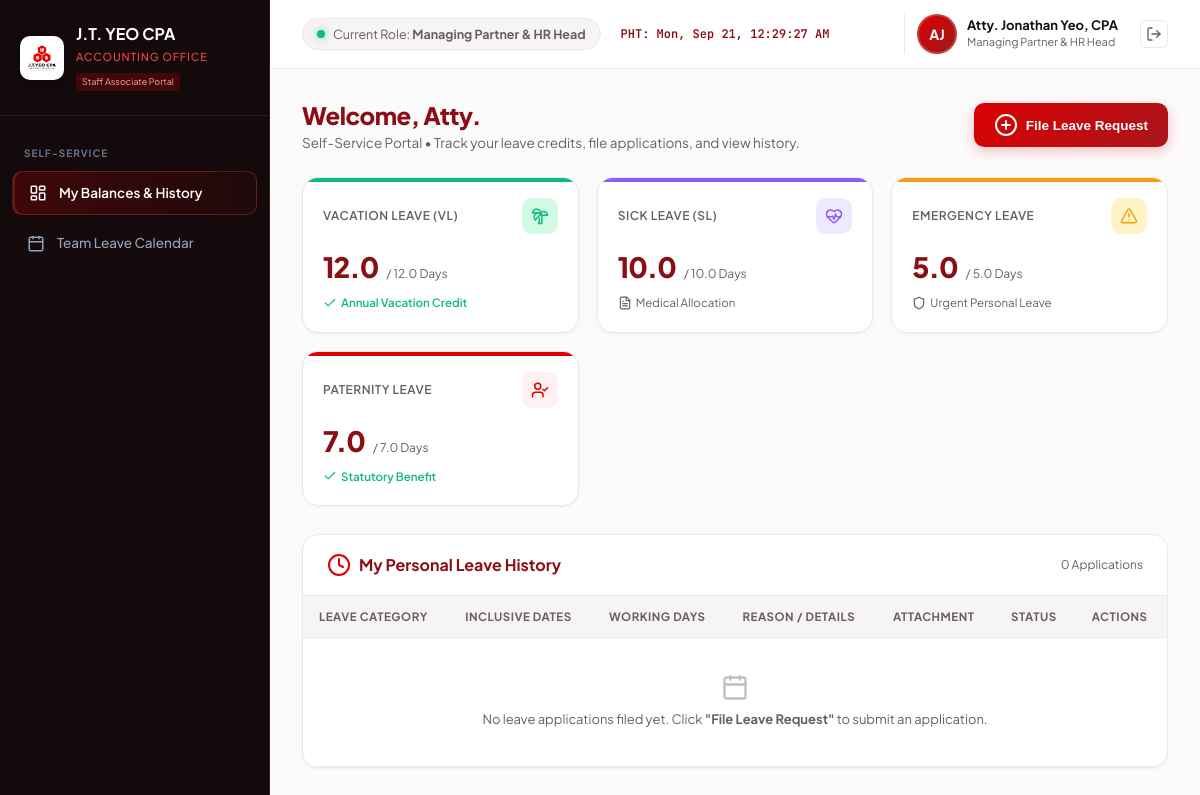
Screenshot of /staff_dashboard.php (signed in) with the database file from the repository.
### tables this page shows
CREATE TABLE leave_balances (
            id INTEGER PRIMARY KEY AUTOINCREMENT,
            user_id INTEGER NOT NULL,
            sil_balance REAL DEFAULT 5.0, -- DOLE 5-day Service Incentive Leave
            vl_balance REAL DEFAULT 12.0, -- Vacation Leave
            sl_balance REAL DEFAULT 10.0, -- Sick Leave
            solo_parent_balance REAL DEFAULT 7.0,
            updated_at DATETIME DEFAULT CURRENT_TIMESTAMP, emergency_balance REAL DEFAULT 5.0, bereavement_balance REAL DEFAULT 3.0, maternity_balance REAL DEFAULT 105.0, paternity_balance REAL DEFAULT 7.0, special_women_balance REAL DEFAULT 60.0,
            FOREIGN KEY (user_id) REFERENCES users(id) ON DELETE CASCADE
        );

### auth.php (called while the page is built, shortened)
<?php
require_once __DIR__ . '/config/db.php';
function getCurrentUser() {
    global $pdo;
    $stmt = $pdo->prepare("
        SELECT u.*, b.vl_balance, b.sl_balance, b.emergency_balance, b.bereavement_balance,
               b.solo_parent_balance, b.maternity_balance, b.paternity_balance, b.special_women_balance
        FROM users u
        LEFT JOIN leave_balances b ON u.id = b.user_id
        WHERE u.id = ?
    ");
    $stmt->execute([$_SESSION['user_id']]);
    $user = $stmt->fetch();
    return $user;
}

### staff_dashboard.php (the view, shortened to what this page needs)
<?php
require_once __DIR__ . '/auth.php';
$user = getCurrentUser();
$userGender = $user['gender'] ?? 'Female';
$stmt = $pdo->prepare("SELECT * FROM leave_balances WHERE user_id = ?");
$stmt->execute([$user['id']]);
$balances = $stmt->fetch() ?: [];
$vlBalance = (float)($balances['vl_balance'] ?? 12.0);
$slBalance = (float)($balances['sl_balance'] ?? 10.0);
$emBalance = (float)($balances['emergency_balance'] ?? 5.0);
$matBalance = (float)($balances['maternity_balance'] ?? 105.0);
$patBalance = (float)($balances['paternity_balance'] ?? 7.0);
$leaveReqStmt = $pdo->prepare("
    SELECT r.*, u.name as employee_name, u.title, u.avatar_path, u.avatar_initials
    FROM leave_requests r
    JOIN users u ON r.user_id = u.id
    WHERE r.user_id = ?
    ORDER BY r.created_at DESC
");
$leaveReqStmt->execute([$user['id']]);
$leaveRequests = $leaveReqStmt->fetchAll();
?>
<!DOCTYPE html>
<html lang="en">
<head>
  <link rel="stylesheet" href="style.css?v=<?= filemtime(__DIR__ . '/style.css') ?>">
  <link href="https://cdn.jsdelivr.net/npm/fullcalendar@5.11.3/main.min.css" rel="stylesheet">
</head>
<body>
  <div class="app-container">
    <aside class="sidebar no-print">
      <div class="brand-section">
        <div class="brand-logo-frame">
          <img src="JTYEO-Logo.png" alt="JTYeo CPA Logo" class="brand-logo-img">
        </div>
        <div class="brand-info">
          <h2>J.T. YEO CPA</h2>
          <span>Accounting Office</span>
          <div class="firm-badge">Staff Associate Portal</div>
        </div>
      </div>
      <nav class="sidebar-nav">
        <div class="nav-category">Self-Service</div>
        <a class="nav-item active" data-tab="my-portal" onclick="switchTab('my-portal')">
          <i data-lucide="layout-dashboard"></i>
          <span>My Balances &amp; History</span>
        </a>
        <a class="nav-item" data-tab="calendar" onclick="switchTab('calendar'); initCalendar();">
          <i data-lucide="calendar"></i>
          <span>Team Leave Calendar</span>
        </a>
      </nav>
    </aside>
    <main class="main-wrapper">
      <header class="top-header no-print">
        <div class="header-left">
          <div class="firm-status">
            <span class="status-dot"></span>
            <span>Current Role: <strong><?= htmlspecialchars($user['title']) ?></strong></span>
          </div>
          <div class="ph-time" id="liveClock">PHT: Loading...</div>
        </div>
        <div class="header-right">
          <div class="user-profile" onclick="openModal('profileModal')" style="cursor:pointer;" title="Click to view/edit profile and change password">
            <div class="avatar">
              <?php if (!empty($user['avatar_path'])): ?>
                <img src="<?= htmlspecialchars($user['avatar_path']) ?>" alt="Avatar">
              <?php else: ?>
                <?= htmlspecialchars($user['avatar_initials']) ?>
              <?php endif; ?>
            </div>
            <div class="profile-meta">
              <div class="user-name"><?= htmlspecialchars($user['name']) ?></div>
              <div class="user-role"><?= htmlspecialchars($user['title']) ?></div>
            </div>
          </div>
          <a href="logout.php" class="btn-icon" title="Sign Out" style="margin-left: 6px; color: var(--text-muted);">
            <i data-lucide="log-out" style="width: 16px; height: 16px;"></i>
          </a>
        </div>
      </header>
      <div class="content-area">
        <div id="tab-my-portal" class="tab-pane">
          <div class="page-header">
            <div class="page-title">
              <h1>Welcome, <?= htmlspecialchars(explode(' ', $user['name'])[0]) ?></h1>
              <p>Self-Service Portal &bull; Track your leave credits, file applications, and view history.</p>
            </div>
            <div class="header-actions">
              <button class="btn-primary" onclick="openModal('applyModal')">
                <i data-lucide="plus-circle"></i>
                <span>File Leave Request</span>
              </button>
            </div>
          </div>
          <div class="kpi-grid">
            <div class="kpi-card green">
              <div class="kpi-header">
                <span class="kpi-label">Vacation Leave (VL)</span>
                <div class="kpi-icon"><i data-lucide="palmtree"></i></div>
              </div>
              <div class="kpi-value-row">
                <span class="kpi-value"><?= number_format($vlBalance, 1) ?></span>
                <span class="kpi-sub">/ 12.0 Days</span>
              </div>
              <div class="kpi-footer positive">
                <i data-lucide="check" style="width:14px;height:14px;"></i>
                <span>Annual Vacation Credit</span>
              </div>
            </div>
            <div class="kpi-card purple">
              <div class="kpi-header">
                <span class="kpi-label">Sick Leave (SL)</span>
                <div class="kpi-icon"><i data-lucide="heart-pulse"></i></div>
              </div>
              <div class="kpi-value-row">
                <span class="kpi-value"><?= number_format($slBalance, 1) ?></span>
                <span class="kpi-sub">/ 10.0 Days</span>
              </div>
              <div class="kpi-footer neutral">
                <i data-lucide="file-text" style="width:14px;height:14px;"></i>
                <span>Medical Allocation</span>
              </div>
            </div>
            <div class="kpi-card amber">
              <div class="kpi-header">
                <span class="kpi-label">Emergency Leave</span>
                <div class="kpi-icon"><i data-lucide="alert-triangle"></i></div>
              </div>
              <div class="kpi-value-row">
                <span class="kpi-value"><?= number_format($emBalance, 1) ?></span>
                <span class="kpi-sub">/ 5.0 Days</span>
              </div>
              <div class="kpi-footer neutral">
                <i data-lucide="shield" style="width:14px;height:14px;"></i>
                <span>Urgent Personal Leave</span>
              </div>
            </div>
            <?php if ($userGender === 'Female'): ?>
              <div class="kpi-card blue">
                <div class="kpi-header">
                  <span class="kpi-label">Maternity Leave</span>
                  <div class="kpi-icon"><i data-lucide="baby"></i></div>
                </div>
                <div class="kpi-value-row">
                  <span class="kpi-value"><?= number_format($matBalance, 0) ?></span>
                  <span class="kpi-sub">Days Entitlement</span>
                </div>
                <div class="kpi-footer positive">
                  <i data-lucide="check" style="width:14px;height:14px;"></i>
                  <span>Statutory Benefit</span>
                </div>
              </div>
            <?php else: ?>
              <div class="kpi-card blue">
                <div class="kpi-header">
                  <span class="kpi-label">Paternity Leave</span>
                  <div class="kpi-icon"><i data-lucide="user-check"></i></div>
                </div>
                <div class="kpi-value-row">
                  <span class="kpi-value"><?= number_format($patBalance, 1) ?></span>
                  <span class="kpi-sub">/ 7.0 Days</span>
                </div>
                <div class="kpi-footer positive">
                  <i data-lucide="check" style="width:14px;height:14px;"></i>
                  <span>Statutory Benefit</span>
                </div>
              </div>
            <?php endif; ?>
          </div>
          <div class="dashboard-card">
            <div class="card-head">
              <h3><i data-lucide="clock" style="color:var(--accent);"></i> My Personal Leave History</h3>
              <span style="font-size:12px; color:var(--text-muted);"><?= count($leaveRequests) ?> Applications</span>
            </div>
            <div class="table-responsive">
              <table class="custom-table">
                <thead>
                  <tr>
                    <th>Leave Category</th>
                    <th>Inclusive Dates</th>
                    <th>Working Days</th>
                    <th>Reason / Details</th>
                    <th>Attachment</th>
                    <th>Status</th>
                    <th>Actions</th>
                  </tr>
                </thead>
                <tbody>
                  <?php if (empty($leaveRequests)): ?>
                    <tr>
                      <td colspan="7" style="text-align:center; padding:36px; color:var(--text-muted);">
                        <i data-lucide="calendar" style="width:28px;height:28px;margin:0 auto 8px;display:block;opacity:0.4;"></i>
                        No leave applications filed yet. Click <strong>"File Leave Request"</strong> to submit an application.
                      </td>
                    </tr>
                  <?php endif; ?>
                </tbody>
              </table>
            </div>
          </div>
        </div>
      </div>
    </main>
  </div>
</body>
</html>

### staff_dashboard.php (style rules this page uses)
.brand-logo-frame { width: 44px !important; height: 44px !important; min-width: 44px !important; max-width: 44px !important; background: #ffffff !important; border-radius: 10px !important; display: flex !important; align-items: center !important; justify-content: center !important; padding: 4px !important; overflow: hidden !important; box-shadow: 0 4px 12px rgba(0,0,0,0.25) !important; flex-shrink: 0 !important; }
.brand-logo-img { width: 36px !important; height: 36px !important; max-width: 36px !important; max-height: 36px !important; object-fit: contain !important; display: block !important; }

### rows the page displays
leave_balances: vl_balance "12.0", sl_balance "10.0", emergency_balance "5.0", paternity_balance "7.0"

### other values shown
$user['title'] "Managing Partner & HR Head"
$user['avatar_initials'] "AJ"
$user['name'] "Atty. Jonathan Yeo, CPA"
explode(' ', $user['name'])[0] "Atty."
count($leaveRequests) "0"
